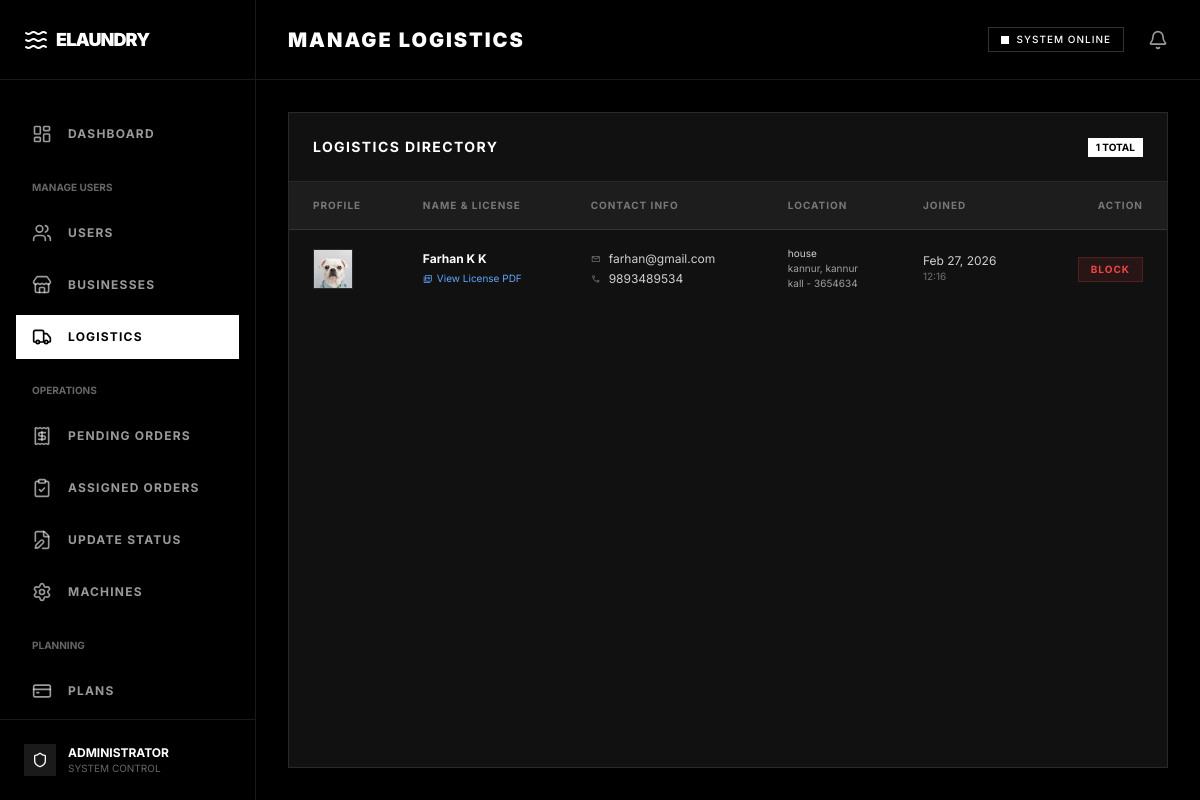
The app's page /view_logistics/ (signed in) with its own data.
### logistics/models.py (models this page shows)
class DeliveryMan(models.Model):
    first_name = models.CharField(max_length=50)
    last_name = models.CharField(max_length=50)
    email = models.EmailField(unique=True)
    phone_number = models.CharField(max_length=15)
    profile_image = models.CharField(max_length=100)
    license_image = models.CharField(max_length=100)
    house = models.CharField(max_length=100)
    district = models.CharField(max_length=100)
    place = models.CharField(max_length=100)
    post = models.CharField(max_length=100)
    pin = models.CharField(max_length=10)
    created_at = models.DateTimeField(auto_now_add=True)
    updated_at = models.DateTimeField(auto_now=True)
    LOGIN = models.ForeignKey(login, on_delete=models.CASCADE, default=1)

### myadmin/views.py (the view)
# urls.py: path('view_logistics/', views.view_logistics, name='view_logistics'),
@login_required
def view_logistics(request):
     data = DeliveryMan.objects.filter(Q(LOGIN__usertype="logistics") | Q(LOGIN__usertype="block"))
     return render(request,'view_logistics.html',{"data":data})

### myadmin/auth_check.py (called while the page is built)
def login_required(view_func):
    @wraps(view_func)
    def _wrapped_view(request, *args, **kwargs):
        if 'lid' not in request.session or request.session['lid'] == 'out':
            messages.error(request, 'Please login again to continue.')
            return redirect('login_return')
        return view_func(request, *args, **kwargs)
    return _wrapped_view

### myadmin/templates/view_logistics.html (shortened to what this page needs)
{% extends 'admin_home.html' %}
{% block title %}Manage Logistics{% endblock %}
{% block body %}
<div class="flex flex-col h-full bg-surface border border-white/10">
  <div class="p-6 border-b border-white/10 flex justify-between items-center">
    <h3 class="text-sm font-bold uppercase tracking-widest text-white">Logistics Directory</h3>
    <span class="bg-white text-black text-[10px] font-bold px-2 py-0.5 rounded-none">{{ data|length }} TOTAL</span>
  </div>
  <div class="overflow-x-auto">
    <table class="w-full text-left">
      <thead>
        <tr class="border-b border-white/10 bg-white/5">
          <th class="px-6 py-4 text-[10px] font-bold uppercase tracking-widest text-white/40">Profile</th>
          <th class="px-6 py-4 text-[10px] font-bold uppercase tracking-widest text-white/40">Name & License</th>
          <th class="px-6 py-4 text-[10px] font-bold uppercase tracking-widest text-white/40">Contact Info</th>
          <th class="px-6 py-4 text-[10px] font-bold uppercase tracking-widest text-white/40">Location</th>
          <th class="px-6 py-4 text-[10px] font-bold uppercase tracking-widest text-white/40">Joined</th>
          <th class="px-6 py-4 text-[10px] font-bold uppercase tracking-widest text-white/40 text-right">Action</th>
        </tr>
      </thead>
      <tbody class="divide-y divide-white/5">
        {% for deliveryman in data %}
        <tr class="hover:bg-white/5 transition-colors group">
          <td class="px-6 py-4">
            <img src="{{ deliveryman.profile_image }}" alt="Profile"
              class="w-10 h-10 rounded-full object-cover border border-white/10">
          </td>
          <td class="px-6 py-4">
            <div class="flex flex-col">
              <span class="text-xs font-bold text-white">{{ deliveryman.first_name }} {{ deliveryman.last_name }}</span>
              <div class="mt-1">
                {% if deliveryman.license_image|lower|slice:"-4:" == ".pdf" %}
                <a href="{{ deliveryman.license_image }}" target="_blank"
                  class="flex items-center gap-1 text-[10px] text-blue-400 hover:text-blue-300">
                  <span class="material-symbols-outlined text-[10px]">picture_as_pdf</span>
                  View License PDF
                </a>
                {% else %}
                <a href="{{ deliveryman.license_image }}" target="_blank"
                  class="flex items-center gap-1 text-[10px] text-blue-400 hover:text-blue-300">
                  <span class="material-symbols-outlined text-[10px]">image</span>
                  View License
                </a>
                {% endif %}
              </div>
            </div>
          </td>
          <td class="px-6 py-4">
            <div class="flex flex-col gap-1">
              <div class="flex items-center gap-2 text-xs text-white/80">
                <span class="material-symbols-outlined text-[10px] text-white/40">mail</span>
                {{ deliveryman.email }}
              </div>
              <div class="flex items-center gap-2 text-xs text-white/80">
                <span class="material-symbols-outlined text-[10px] text-white/40">call</span>
                {{ deliveryman.phone_number }}
              </div>
            </div>
          </td>
          <td class="px-6 py-4">
            <div class="flex flex-col text-[10px] text-white/60">
              <span class="text-white/80">{{ deliveryman.house }}</span>
              <span>{{ deliveryman.place }}, {{ deliveryman.district }}</span>
              <span>{{ deliveryman.post }} - {{ deliveryman.pin }}</span>
            </div>
          </td>
          <td class="px-6 py-4">
            <div class="flex flex-col">
              <span class="text-xs text-white/80">{{ deliveryman.created_at|date:"M d, Y" }}</span>
              <span class="text-[10px] text-white/40">{{ deliveryman.created_at|date:"H:i" }}</span>
            </div>
          </td>
          <td class="px-6 py-4 text-right">
            {% if deliveryman.LOGIN.usertype != 'block' %}
            <a href="{% url 'block' deliveryman.LOGIN.id %}"
              class="inline-block px-3 py-1 bg-red-500/10 text-red-500 border border-red-500/20 hover:bg-red-500 hover:text-white text-[10px] font-bold uppercase tracking-widest transition-colors">
              Block
            </a>
            {% else %}
            <a href="{% url 'unblock' deliveryman.LOGIN.id %}"
              class="inline-block px-3 py-1 bg-green-500/10 text-green-500 border border-green-500/20 hover:bg-green-500 hover:text-black text-[10px] font-bold uppercase tracking-widest transition-colors">
              Unblock
            </a>
            {% endif %}
          </td>
        </tr>
        {% endfor %}
      </tbody>
    </table>
  </div>
</div>
{% endblock %}

### records on screen
DeliveryMan: profile_image (picture), first_name "Farhan", last_name "K K", email "farhan@gmail.com", phone_number "9893489534", house "house", place "kannur", district "kannur", post "kall", pin "3654634", created_at "Feb 27, 2026", created_at "12:16", shows "BLOCK"

### other values on screen
{{ data|length }} "1"
